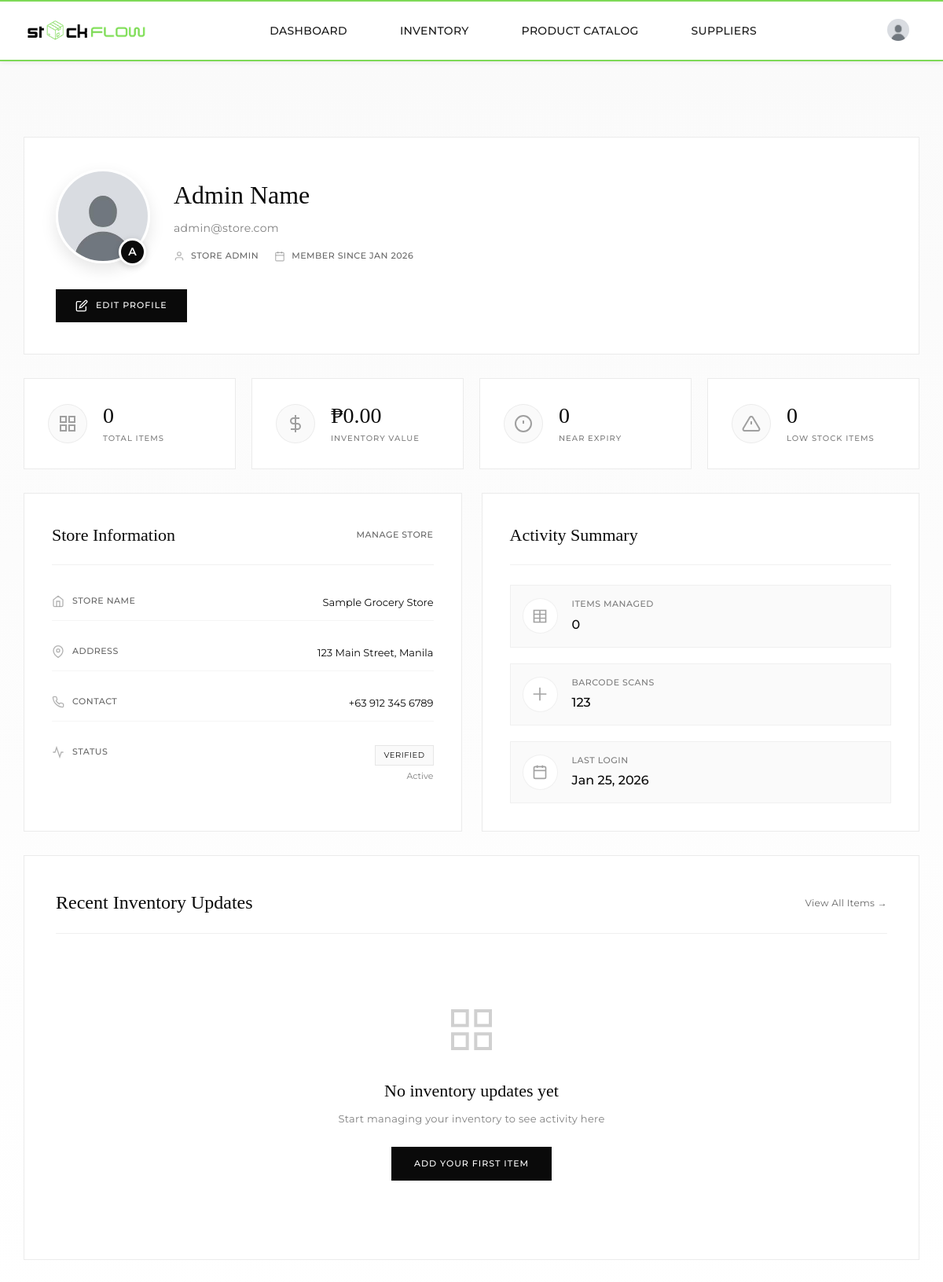
Page /grocery/profile/profile.php (signed in) on the earlier database version.
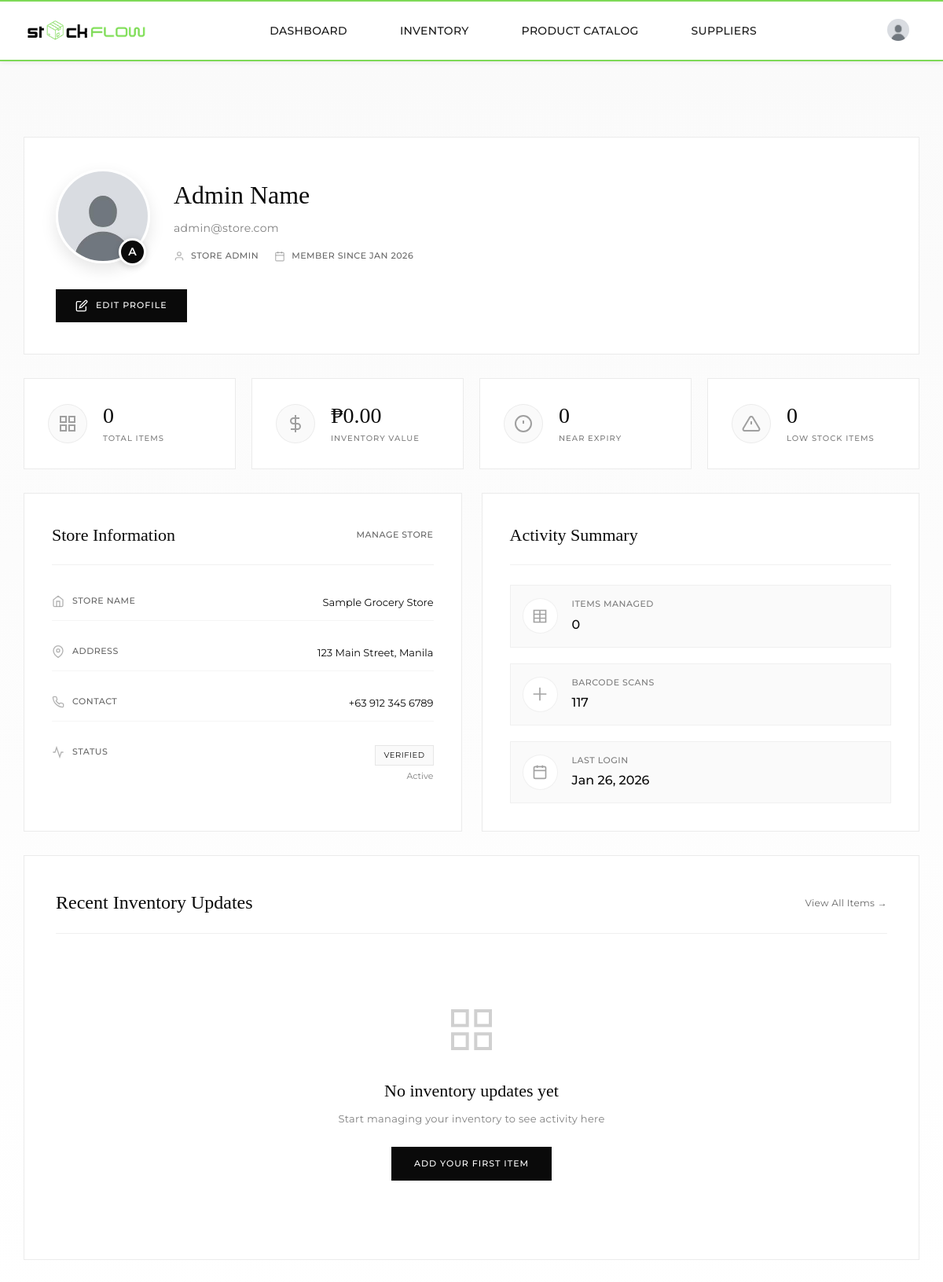
Same page on the later database version.
### tables this page shows
CREATE TABLE `users` (
  `user_id` int(11) NOT NULL,
  `full_name` varchar(255) NOT NULL,
  `email` varchar(255) NOT NULL,
  `password` varchar(1000) NOT NULL,
  `img_name` varchar(255) DEFAULT NULL,
  `is_active` tinyint(1) DEFAULT 1,
  `last_login` timestamp NULL DEFAULT NULL,
  `role` enum('customer','grocery_admin') DEFAULT 'customer',
  `store_id` int(11) DEFAULT NULL,
  `created_at` timestamp NOT NULL DEFAULT current_timestamp(),
  `updated_at` timestamp NOT NULL DEFAULT current_timestamp() ON UPDATE current_timestamp()
);

CREATE TABLE `grocery_stores` (
  `store_id` int(11) NOT NULL,
  `store_name` varchar(255) NOT NULL,
  `business_address` text NOT NULL,
  `contact_number` varchar(50) DEFAULT NULL,
  `email` varchar(255) DEFAULT NULL,
  `business_permit` varchar(255) DEFAULT NULL,
  `is_verified` tinyint(1) DEFAULT 0,
  `is_active` tinyint(1) DEFAULT 1,
  `created_at` timestamp NOT NULL DEFAULT current_timestamp(),
  `updated_at` timestamp NOT NULL DEFAULT current_timestamp() ON UPDATE current_timestamp()
);

### includes/config.php (called while the page is built, shortened)
<?php
$baseUrl = '/StockFlowDraft';
?>

### grocery/profile/profile.php (the view, shortened to what the rows shown need)
<?php
require_once __DIR__ . '/../../includes/config.php';
$conn = getDBConnection();
$user_id = (int) $_SESSION['user_id'];
$user_stmt = $conn->prepare("SELECT user_id, full_name, email, img_name, role, store_id, created_at, last_login FROM users WHERE user_id = ?");
$user_stmt->bind_param("i", $user_id);
$user_stmt->execute();
$user_result = $user_stmt->get_result();
$user_data = $user_result->fetch_assoc();
$user_data['full_name'] = $user_data['full_name'] ?? 'User';
$user_data['email'] = $user_data['email'] ?? '';
$user_data['img_name'] = $user_data['img_name'] ?? 'nopfp.jpg';
$user_data['created_at'] = $user_data['created_at'] ?? date('Y-m-d H:i:s');
$user_data['last_login'] = $user_data['last_login'] ?? null;
$store_id = $user_data['store_id'];
$store_data = null;
if ($store_id) {
    $store_stmt = $conn->prepare("SELECT * FROM grocery_stores WHERE store_id = ?");
    $store_stmt->bind_param("i", $store_id);
    $store_stmt->execute();
    $store_data = $store_stmt->get_result()->fetch_assoc();
}
$pageCss = ''
  . '<link rel="stylesheet" href="' . htmlspecialchars($baseUrl) . '/includes/style/pages/profile.css">' . "\n"
  . '<link href="https://fonts.googleapis.com/css2?family=Montserrat:wght@300;400;500;600&family=Playfair+Display:wght@400;500&display=swap" rel="stylesheet">';
require_once __DIR__ . '/../../includes/header.php';
?>
<main class="profile-page">
    <div class="profile-container">
        <div class="profile-header">
            <div class="profile-avatar-section">
                <div class="avatar-wrapper">
                    <?php
                    if (!empty($user_data['img_name'])) {
                        $profile_pic = htmlspecialchars($baseUrl) . '/images/profile_pictures/' . htmlspecialchars($user_data['img_name']);
                    } else {
                        $profile_pic = htmlspecialchars($baseUrl) . '/images/profile_pictures/nopfp.jpg';
                    }
                    ?>
                    <img src="<?php echo $profile_pic; ?>"
                         alt="Profile Picture"
                         class="profile-avatar"
                         onerror="this.src='<?php echo htmlspecialchars($baseUrl); ?>/images/profile_pictures/nopfp.jpg';">
                    <div class="avatar-badge"><?php echo strtoupper(substr($user_data['full_name'], 0, 1)); ?></div>
                </div>
                <div class="profile-info">
                    <h1 class="profile-name"><?php echo htmlspecialchars($user_data['full_name']); ?></h1>
                    <p class="profile-email"><?php echo htmlspecialchars($user_data['email']); ?></p>
                    <div class="profile-meta">
                        <span class="meta-item">
                            <svg width="14" height="14" viewBox="0 0 24 24" fill="none" stroke="currentColor" stroke-width="2">
                                <path d="M20 21v-2a4 4 0 0 0-4-4H8a4 4 0 0 0-4 4v2"/><circle cx="12" cy="7" r="4"/>
                            </svg>
                            Store Admin
                        </span>
                        <span class="meta-item">
                            <svg width="14" height="14" viewBox="0 0 24 24" fill="none" stroke="currentColor" stroke-width="2">
                                <rect x="3" y="4" width="18" height="18" rx="2" ry="2"/><line x1="16" y1="2" x2="16" y2="6"/><line x1="8" y1="2" x2="8" y2="6"/><line x1="3" y1="10" x2="21" y2="10"/>
                            </svg>
                            Member since <?php echo date('M Y', strtotime($user_data['created_at'])); ?>
                        </span>
                    </div>
                </div>
            </div>
        </div>
        <div class="content-grid">
            <?php if ($store_data): ?>
            <div class="info-card">
                <div class="card-header">
                    <h2 class="card-title">Store Information</h2>
                    <a href="../store/settings.php" class="card-action">Manage Store</a>
                </div>
                <div class="info-list">
                    <div class="info-item">
                        <span class="info-label">
                            <svg width="16" height="16" viewBox="0 0 24 24" fill="none" stroke="currentColor" stroke-width="2">
                                <path d="M3 9l9-7 9 7v11a2 2 0 0 1-2 2H5a2 2 0 0 1-2-2z"/><polyline points="9 22 9 12 15 12 15 22"/>
                            </svg>
                            Store Name
                        </span>
                        <span class="info-value"><?php echo htmlspecialchars($store_data['store_name']); ?></span>
                    </div>
                    <div class="info-item">
                        <span class="info-label">
                            <svg width="16" height="16" viewBox="0 0 24 24" fill="none" stroke="currentColor" stroke-width="2">
                                <path d="M21 10c0 7-9 13-9 13s-9-6-9-13a9 9 0 0 1 18 0z"/><circle cx="12" cy="10" r="3"/>
                            </svg>
                            Address
                        </span>
                        <span class="info-value"><?php echo htmlspecialchars($store_data['business_address']); ?></span>
                    </div>
                    <div class="info-item">
                        <span class="info-label">
                            Contact
                        </span>
                        <span class="info-value"><?php echo htmlspecialchars($store_data['contact_number'] ?? 'N/A'); ?></span>
                    </div>
                    <div class="info-item">
                        <span class="info-label">
                            <svg width="16" height="16" viewBox="0 0 24 24" fill="none" stroke="currentColor" stroke-width="2">
                                <polyline points="22 12 18 12 15 21 9 3 6 12 2 12"/>
                            </svg>
                            Status
                        </span>
                        <span class="info-value">
                            <span class="group-badge"><?php echo $store_data['is_verified'] ? 'Verified' : 'Pending'; ?></span>
                            <span class="member-count"><?php echo $store_data['is_active'] ? 'Active' : 'Inactive'; ?></span>
                        </span>
                    </div>
                </div>
            </div>
            <?php endif; ?>
            <div class="info-card">
                <div class="card-header">
                    <h2 class="card-title">Activity Summary</h2>
                </div>
                <div class="activity-list">
                    <div class="activity-item">
                        <div class="activity-content">
                            <div class="activity-label">Last Login</div>
                            <div class="activity-value"><?php echo $user_data['last_login'] ? date('M d, Y', strtotime($user_data['last_login'])) : 'First login'; ?></div>
                        </div>
                    </div>
                </div>
            </div>
        </div>
        <div class="orders-section">
            <div class="section-header">
                <h2 class="section-title">Recent Inventory Updates</h2>
            </div>
        </div>
    </div>
</main>

Differences in the rows shown:
changed users "Admin Name": last_login "Jan 25, 2026" → "Jan 26, 2026"
Other differences:
$scan_count: "123" → "117"
